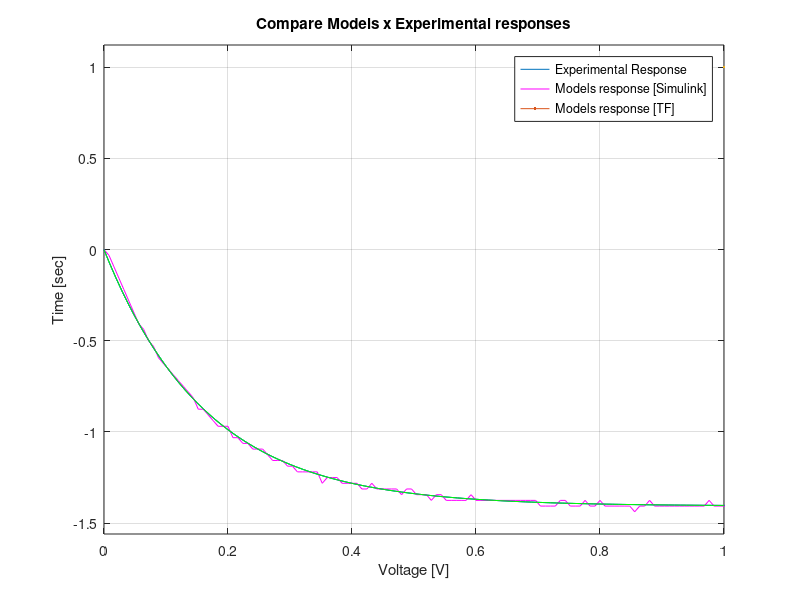

Recreate this plot in MATLAB.
%% STEP RESPONSE TEST
% Create a model and analyse a grey-box system using it's step response 
clc
clear
s=tf('s');

% Parameters measured from experimental Data:
t = 0.165;     % Time constant [sec]
K = -1.406;    % Static Gain   [adm]

% Physical Circuit Estimated Values:
C1 = 330e-9;  % [F]
R2 = t/C1;    % [Ohm]
R1 = -R2/K;   % [Ohm]

% Analytical Transfer Function (Low Pass Filter)
Gp=K/(t*s+1);

step(Gp)
grid on


%% COMPARE (UNITARY) STEP RESPONSE

% Experimental Data:
load("StepResponse_Experimental/Response_exp.mat");
load("StepResponse_Experimental/time_exp.mat");

% Simulink Data
load("StepResponse_Simulink/Response_slink.mat");
load("StepResponse_Simulink/time_slink.mat");

% Plot and Compare
close all
hold on

plot(time_exp   , Response_exp   ,'m',LineWidth=1)         % Experimental Response
plot(time_slink , Response_slink ,'--b',LineWidth=1)       % Model Response [Simulink Circuit]
step(Gp,'g')                                               % Model Response [Matlab TF]

% Plot Config
grid on
legend('Experimental Response','Models response [Simulink]', 'Models response [TF]')
title('Compare Models x Experimental responses')
xlabel('Voltage [V]')
ylabel('Time [sec]')
